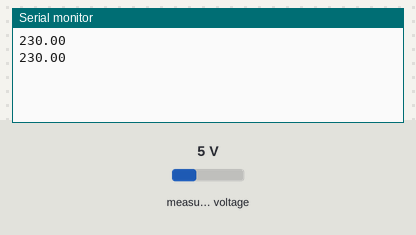
A sketch run on a simulated Arduino Uno, built for the host (arithmetic inside an expression is 32-bit, double 64-bit). Parts: the last lines printed to the serial monitor. The test bench sets the inputs (shaded band); at power-on: measured voltage 5 V.

Above: at 2.8 s.
2.9 s: measured voltage set to 0.3 V
At 4.6 s:
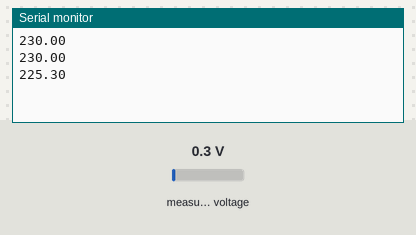
5.6 s: measured voltage set to 3.8 V
At 6.8 s:
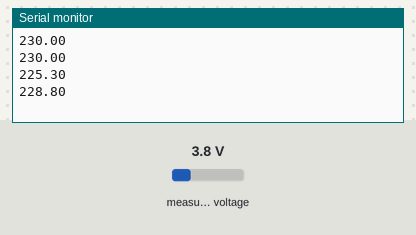
Timing chart, 0 to 8.6 s (numbered marks = the images above; inputs shaded):
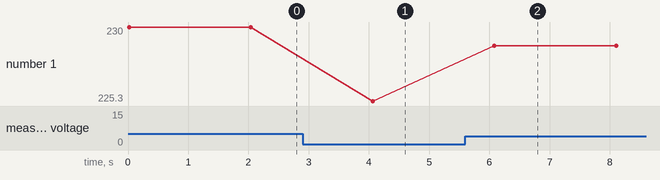

Measured:
- after the input at 2.9 s, the serial monitor: prints a new line after 1.2 s (image 1)
- after the input at 5.6 s, the serial monitor: prints a new line after 0.48 s (image 2)
- plotted number 1: 230 → 225.3 after the input at 2.9 s, 225.3 → 228.8 after the input at 5.6 s

The sketch:

PZEM-004T-Volt.ino
```cpp
#include <PZEM004Tv30.h>

#define PZEM_RX_PIN 16
#define PZEM_TX_PIN 17
#define PZEM_SERIAL Serial2

PZEM004Tv30 pzem(PZEM_SERIAL, PZEM_RX_PIN, PZEM_TX_PIN);

void setup() {
  Serial.begin(115200);
}

void loop() {
  // Read the data from the sensor
  float voltage = pzem.voltage();

  // Check if the data is valid
  if (isnan(voltage)) {
    Serial.println("Error reading voltage");
  } else {
    Serial.println(voltage);
  }

  delay(2000);
}
```
